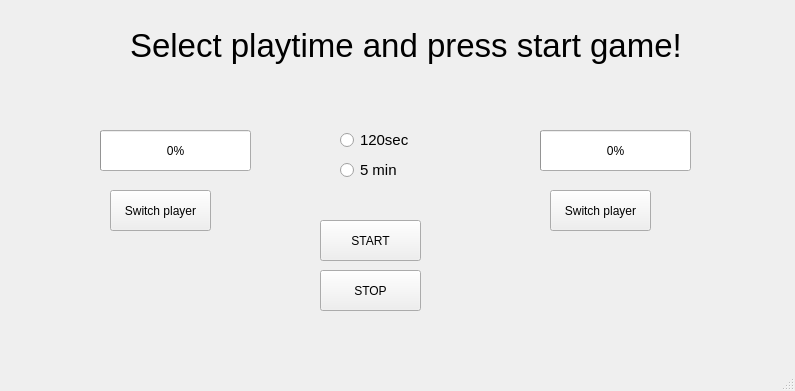
<?xml version="1.0" encoding="UTF-8"?>
<ui version="4.0">
 <class>MainWindow</class>
 <widget class="QMainWindow" name="MainWindow">
  <property name="geometry">
   <rect>
    <x>0</x>
    <y>0</y>
    <width>795</width>
    <height>391</height>
   </rect>
  </property>
  <property name="windowTitle">
   <string>MainWindow</string>
  </property>
  <widget class="QWidget" name="centralwidget">
   <widget class="QLabel" name="Esittelyteksti">
    <property name="geometry">
     <rect>
      <x>130</x>
      <y>0</y>
      <width>651</width>
      <height>91</height>
     </rect>
    </property>
    <property name="font">
     <font>
      <pointsize>25</pointsize>
     </font>
    </property>
    <property name="text">
     <string>Select playtime and press start game!</string>
    </property>
   </widget>
   <widget class="QPushButton" name="Vaihto1">
    <property name="geometry">
     <rect>
      <x>110</x>
      <y>190</y>
      <width>101</width>
      <height>41</height>
     </rect>
    </property>
    <property name="text">
     <string>Switch player</string>
    </property>
   </widget>
   <widget class="QPushButton" name="Vaihto2">
    <property name="geometry">
     <rect>
      <x>550</x>
      <y>190</y>
      <width>101</width>
      <height>41</height>
     </rect>
    </property>
    <property name="text">
     <string>Switch player</string>
    </property>
   </widget>
   <widget class="QRadioButton" name="aika1">
    <property name="geometry">
     <rect>
      <x>340</x>
      <y>130</y>
      <width>89</width>
      <height>20</height>
     </rect>
    </property>
    <property name="font">
     <font>
      <pointsize>11</pointsize>
     </font>
    </property>
    <property name="text">
     <string>120sec</string>
    </property>
   </widget>
   <widget class="QRadioButton" name="aika2">
    <property name="geometry">
     <rect>
      <x>340</x>
      <y>160</y>
      <width>89</width>
      <height>20</height>
     </rect>
    </property>
    <property name="font">
     <font>
      <pointsize>11</pointsize>
     </font>
    </property>
    <property name="text">
     <string>5 min</string>
    </property>
   </widget>
   <widget class="QPushButton" name="Start">
    <property name="geometry">
     <rect>
      <x>320</x>
      <y>220</y>
      <width>101</width>
      <height>41</height>
     </rect>
    </property>
    <property name="text">
     <string>START</string>
    </property>
   </widget>
   <widget class="QPushButton" name="Stop">
    <property name="geometry">
     <rect>
      <x>320</x>
      <y>270</y>
      <width>101</width>
      <height>41</height>
     </rect>
    </property>
    <property name="text">
     <string>STOP</string>
    </property>
   </widget>
   <widget class="QProgressBar" name="Pelaaja1">
    <property name="geometry">
     <rect>
      <x>100</x>
      <y>130</y>
      <width>151</width>
      <height>41</height>
     </rect>
    </property>
    <property name="value">
     <number>0</number>
    </property>
   </widget>
   <widget class="QProgressBar" name="Pelaaja2">
    <property name="geometry">
     <rect>
      <x>540</x>
      <y>130</y>
      <width>151</width>
      <height>41</height>
     </rect>
    </property>
    <property name="value">
     <number>0</number>
    </property>
   </widget>
  </widget>
  <widget class="QMenuBar" name="menubar">
   <property name="geometry">
    <rect>
     <x>0</x>
     <y>0</y>
     <width>795</width>
     <height>22</height>
    </rect>
   </property>
  </widget>
  <widget class="QStatusBar" name="statusbar"/>
 </widget>
 <resources/>
 <connections/>
</ui>
